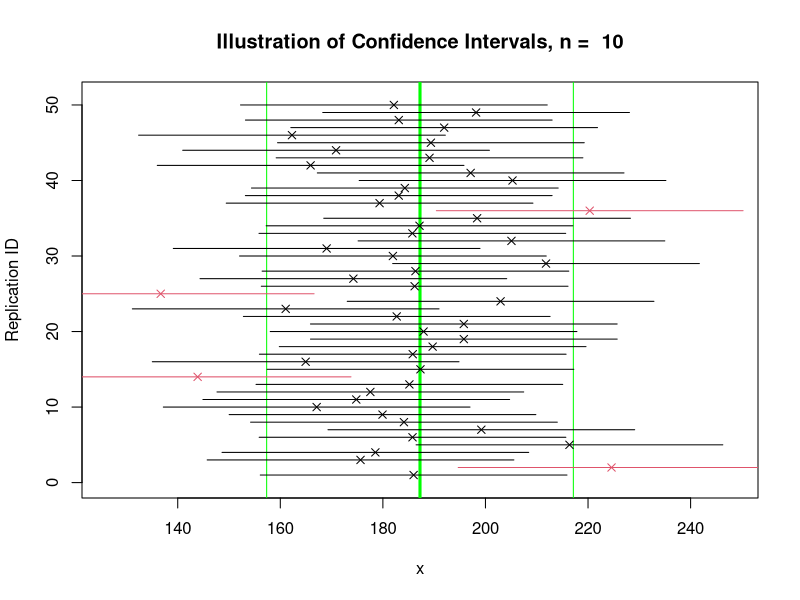
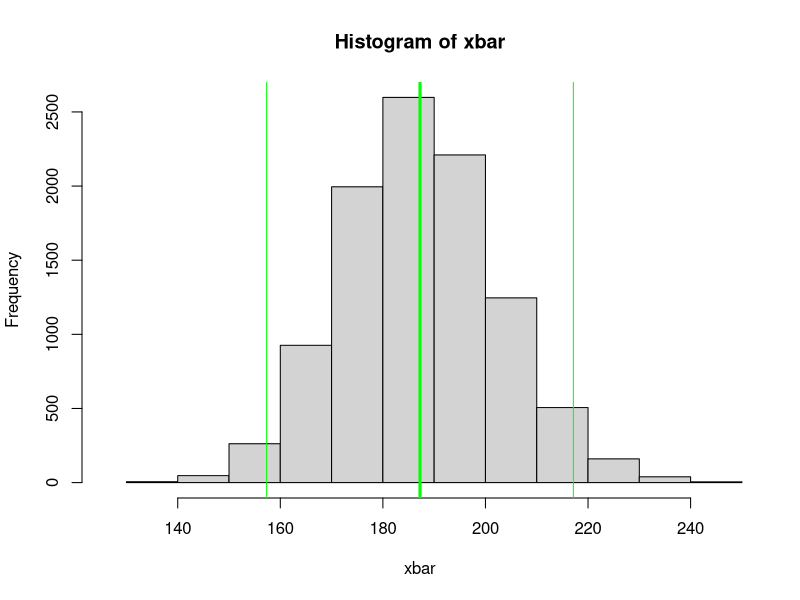
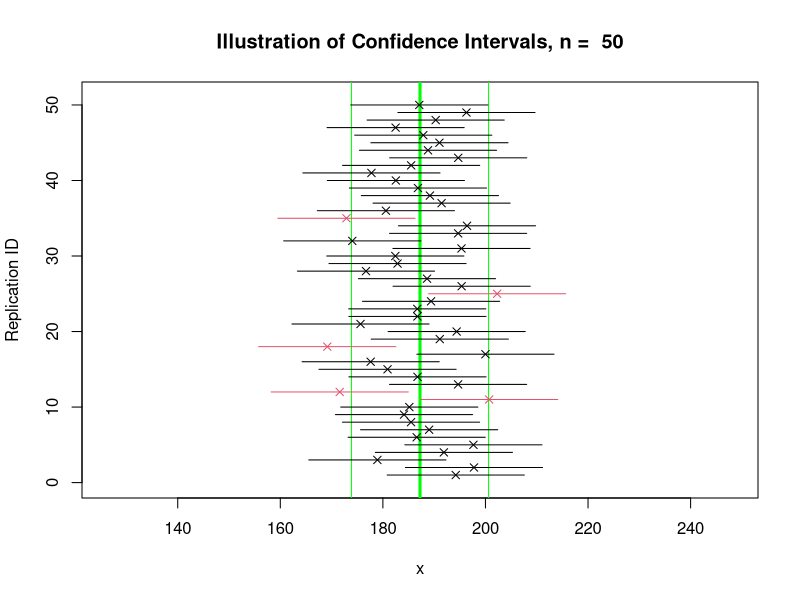
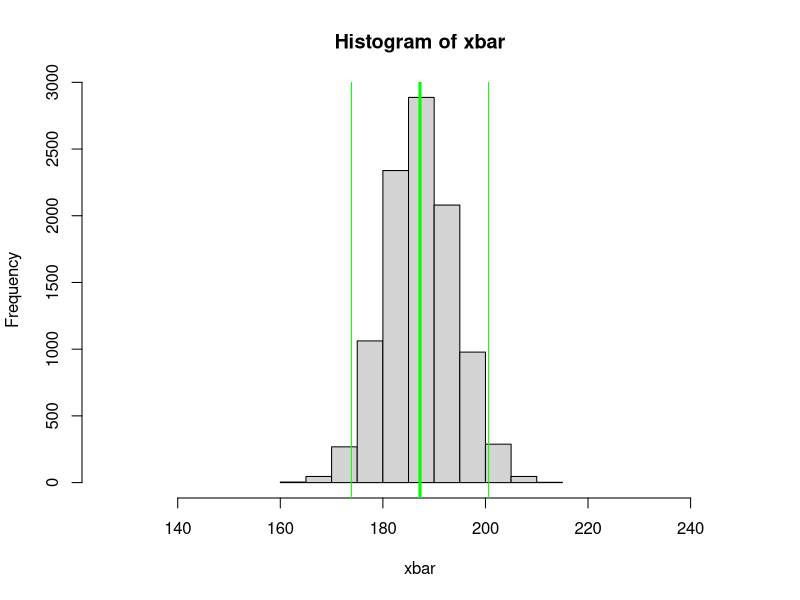
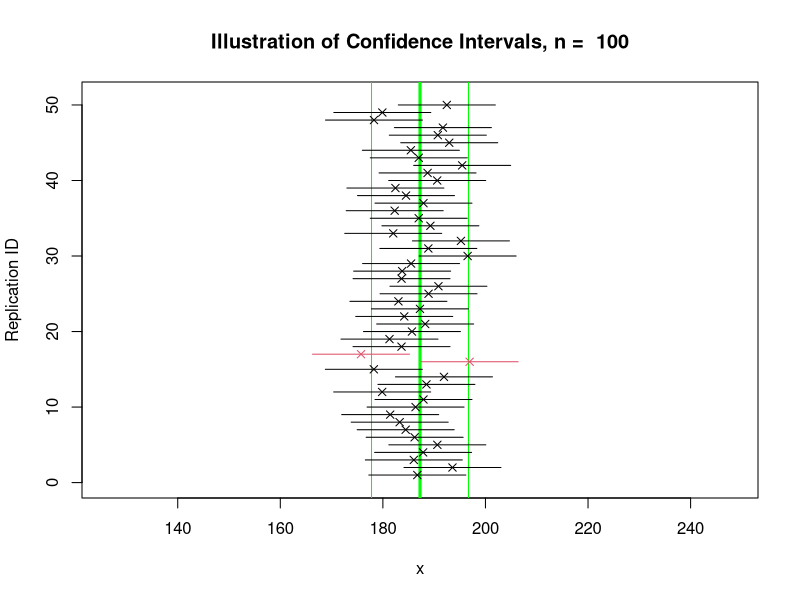
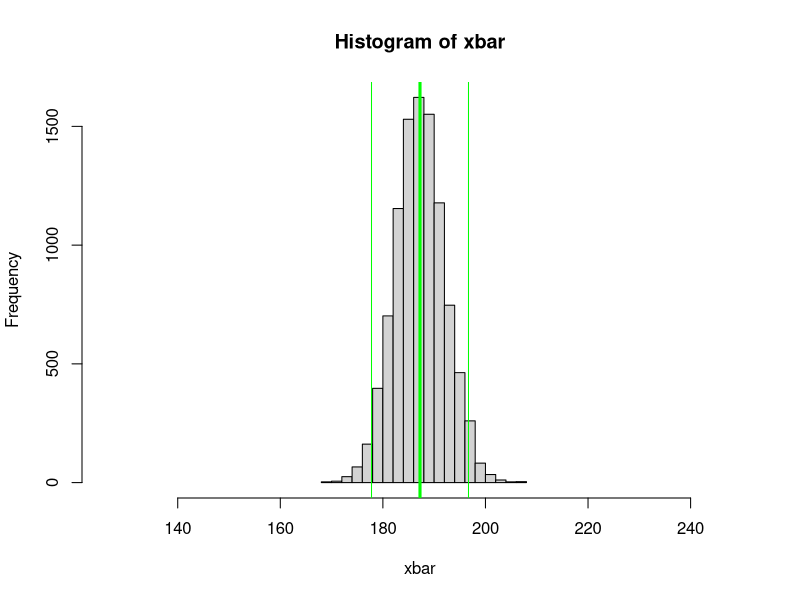

Write R code to recreate these figures, in order.
pdf ("simulatedCI.pdf")

############## generate a population data ###################################

X <- rgamma (100000, 15, .08)
# use another sample
# X <- rbinom (100000, 1, 0.3)

me <- sd (X)/sqrt(10)*4
xlim <- mean (X) + c(-me, me)
mu <- mean (X) # population mean
sigma <- sd (X) # population sd
#hist (X, main = "Population Distribution")

############# draw sample of sample mean ####################################
for (n in c(10,50,100))
{
    
    n_rep <- 10000
    CI_rep <- matrix (0, n_rep, 3) 
    xbar <- replicate (n_rep, mean(sample (X, size = n, replace = T) ) )
    
    ############ find 95% confidence intervals for each sample mean #########
    
    # find margin error (me)
    alpha <- 0.05
    z <- - qnorm (alpha/2) # or using z <- qnorm (alpha/2, lower = F)
    me <- z * sigma/sqrt (n)
    
    # find a CI with the first sample
    ci <- c(xbar[2] - me, xbar[2] + me)
    mu.is.covered <- ci[1] < mu & mu < ci[2] 
    
    # repeat n_rep times
    for (i in 1:n_rep)
    {
        CI_rep [i,1:2] <- c(xbar[i] - me, xbar[i] + me)
        CI_rep [i, 3] <- CI_rep [i,1] < mu & mu < CI_rep [i,2] 
    }
    
    
    ############################ plot CI ########################################
    n_plot <- 50
    rns <- sample (n_rep)
    plot (0,0,type = "n", ylab = "Replication ID", xlab = "x",  
          xlim = xlim, #xlim = range (CI_rep[,1:2]),
          ylim = c(0,n_plot+1))
    title (main = paste("Illustration of Confidence Intervals, n = ",n))
    abline (v = mu, col = "green", lwd = 3)
    abline (v = mu + c(-me, +me), col = "green")
    for (i in 1:n_plot)
    {
        lines (CI_rep[rns[i],1:2], c(i,i), col =  2 - CI_rep[rns[i], 3] )
        points (xbar[rns[i]], i, pch = 4, col = 2 - CI_rep[rns[i],3])
    }
    hist (xbar,xlim=xlim)
    abline (v = mu, col = "green", lwd = 3)
    abline (v = mu + c(-me, +me), col = "green")
    ## actual cover rate
    mean (CI_rep [,3])
    
}

dev.off()
